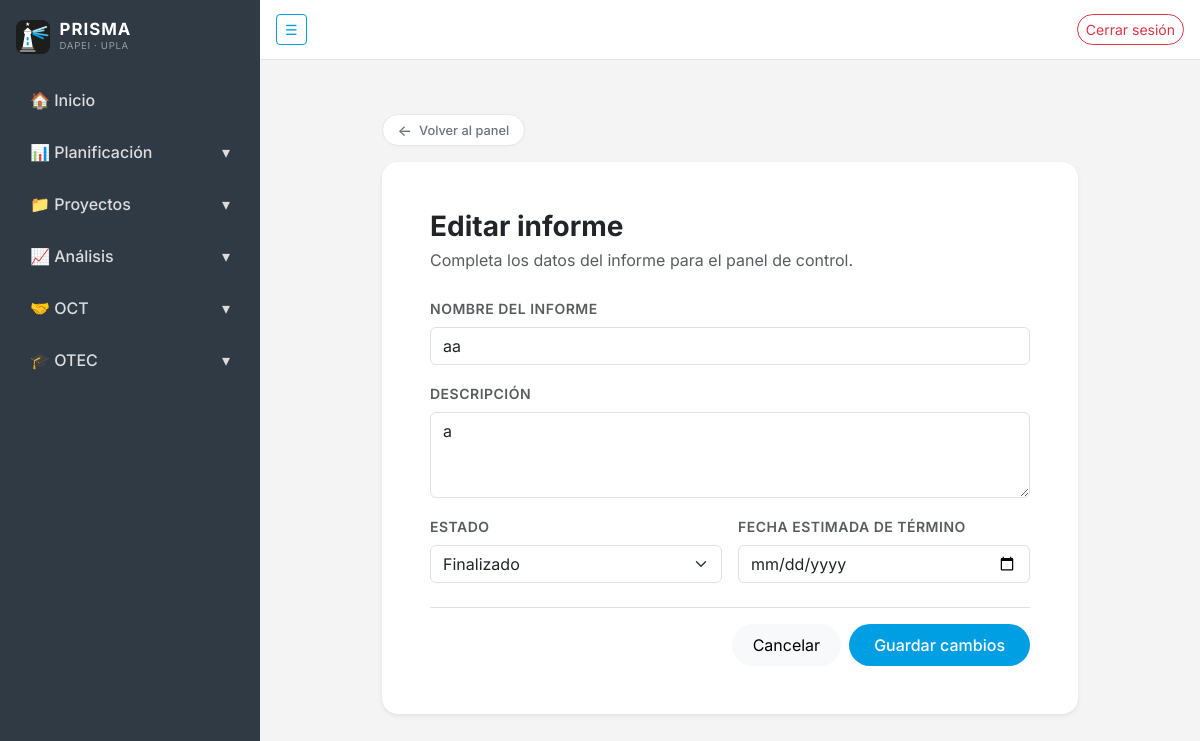
The app's page /analisis/informes/2/editar/ (signed in) with its own data.
### analisis/models.py (models this page shows, shortened)
class Informe(models.Model):
    class Estado(models.TextChoices):
        PENDIENTE = "PENDIENTE", "Pendiente"
        EN_PROCESO = "EN_PROCESO", "En proceso"
        EN_REVISION = "EN_REVISION", "En revisión"
        FINALIZADO = "FINALIZADO", "Finalizado"
        SUSPENDIDO = "SUSPENDIDO", "Suspendido"
    nombre = models.CharField(max_length=255)
    descripcion = models.TextField(max_length=1000)
    estado = models.CharField(
        max_length=20,
        choices=Estado.choices,
        default=Estado.PENDIENTE
    )
    fecha_estimada_termino = models.DateField(null=True, blank=True)
    responsable = models.ForeignKey(
        User,
        on_delete=models.SET_NULL,
        related_name="informes",
        null=True,
        blank=True,
    )
    fecha_creacion = models.DateTimeField(auto_now_add=True)
    fecha_actualizacion = models.DateTimeField(auto_now=True)
    class Meta:
        ordering = ["-fecha_creacion"]

### analisis/views.py (the view)
# urls.py: path("informes/<int:pk>/editar/", views.editar_informe, name="editar_informe"),
@login_required
def editar_informe(request, pk):
    from django.urls import reverse
    informe = get_object_or_404(Informe, pk=pk)
    if not puede_gestionar_informe(request.user, informe):
        raise PermissionDenied
    action_url = reverse("analisis:editar_informe", args=[pk])
    if request.method == "POST":
        snapshot = {
            "nombre": informe.nombre,
            "descripcion": informe.descripcion,
            "estado": informe.estado,
            "fecha_estimada_termino": informe.fecha_estimada_termino,
        }
        form = InformeForm(request.POST, instance=informe)
        if form.is_valid():
            informe = form.save()
            if snapshot["estado"] != informe.estado:
                MovimientoInforme.objects.create(
                    informe=informe,
                    usuario=request.user,
                    tipo=MovimientoInforme.Tipo.CAMBIO_ESTADO,
                    estado_anterior=snapshot["estado"],
                    estado_nuevo=informe.estado,
                    detalle=(
                        f'Estado: "{Informe.Estado(snapshot["estado"]).label}" → '
                        f'"{Informe.Estado(informe.estado).label}".'
                    ),
                )
            cambios = []
            if snapshot["nombre"] != informe.nombre:
                cambios.append(f'Nombre: "{snapshot["nombre"]}" → "{informe.nombre}".')
            if snapshot["descripcion"] != informe.descripcion:
                cambios.append("Descripción actualizada.")
            if snapshot["fecha_estimada_termino"] != informe.fecha_estimada_termino:
                def _f(d):
                    return d.strftime("%d/%m/%Y") if d else "sin fecha"
                cambios.append(
                    f'Fecha estimada: {_f(snapshot["fecha_estimada_termino"])} → '
                    f'{_f(informe.fecha_estimada_termino)}.'
                )
            if cambios:
                MovimientoInforme.objects.create(
                    informe=informe,
                    usuario=request.user,
                    tipo=MovimientoInforme.Tipo.EDICION,
                    detalle=" ".join(cambios),
                )
            messages.success(request, "Informe actualizado correctamente.")
            if _is_htmx(request):
                resp = HttpResponse(status=204)
                resp["HX-Refresh"] = "true"
                return resp
            return redirect("analisis:panel_informes")
    else:
        form = InformeForm(instance=informe)
    return _form_response(request, form, informe=informe, modo="editar", action_url=action_url)

### analisis/forms.py
class InformeForm(forms.ModelForm):
    class Meta:
        model = Informe
        fields = [
            "nombre",
            "descripcion",
            "estado",
            "fecha_estimada_termino",
        ]
        widgets = {
            "nombre": forms.TextInput(attrs={
                "class": "form-control",
            }),
            "descripcion": forms.Textarea(attrs={
                "class": "form-control",
                "rows": 3,
                "maxlength": 1000,
            }),
            "estado": forms.Select(attrs={
                "class": "form-select",
            }),
            "fecha_estimada_termino": forms.DateInput(attrs={
                "class": "form-control",
                "type": "date",
            }),
        }

### analisis/views.py (called while the page is built)
def es_encargado_analisis(user):
    return user.is_authenticated and (
        user.is_superuser or user.groups.filter(name="encargado_analisis").exists()
    )

def puede_gestionar_informe(user, informe):
    return es_encargado_analisis(user) or informe.responsable_id == user.id

def _is_htmx(request):
    return request.headers.get("HX-Request") == "true"

def _form_response(request, form, informe=None, modo="crear", action_url=""):
    template = "analisis/_informe_form.html" if _is_htmx(request) else "analisis/informe_form.html"
    return render(request, template, {
        "form": form,
        "informe": informe,
        "modo": modo,
        "action_url": action_url,
    })

### analisis/templates/analisis/informe_form.html (shortened to what this page needs)
{% extends "core/base.html" %}
{% block content %}
<div class="container py-4" style="max-width: 720px;">
    <a href="{% url 'analisis:panel_informes' %}" class="btn-volver mb-3">
        <span class="arrow">←</span> Volver al panel
    </a>
    <div class="card border-0 shadow-sm" style="border-radius: 16px;">
        <div class="card-body p-4 p-md-5">
            <h3 class="fw-bold mb-1">
                {% if modo == "editar" %}Editar informe{% else %}Nuevo informe{% endif %}
            </h3>
            <p class="text-muted mb-4">
                Completa los datos del informe para el panel de control.
            </p>
            <div id="informe-form-wrapper">
                {% include "analisis/_informe_form.html" %}
            </div>
        </div>
    </div>
</div>
{% endblock %}

### analisis/templates/analisis/_informe_form.html (shortened to what this page needs)
{% load static %}
<form method="post"
      action="{{ action_url }}"
      hx-post="{{ action_url }}"
      hx-target="#informe-form-wrapper"
      hx-swap="innerHTML"
      novalidate>
    <div class="mb-3">
        <label class="form-label fw-semibold small text-uppercase text-muted"
               style="letter-spacing:.5px;">
            Nombre del informe
        </label>
        {{ form.nombre }}
    </div>
    <div class="mb-3">
        <label class="form-label fw-semibold small text-uppercase text-muted"
               style="letter-spacing:.5px;">
            Descripción
        </label>
        {{ form.descripcion }}
    </div>
    <div class="row g-3">
        <div class="col-md-6">
            <label class="form-label fw-semibold small text-uppercase text-muted"
                   style="letter-spacing:.5px;">
                Estado
            </label>
            {{ form.estado }}
        </div>
        <div class="col-md-6">
            <label class="form-label fw-semibold small text-uppercase text-muted"
                   style="letter-spacing:.5px;">
                Fecha estimada de término
            </label>
            {{ form.fecha_estimada_termino }}
        </div>
    </div>
    <div class="d-flex justify-content-end gap-2 mt-4 pt-3 border-top">
        <button type="button" class="btn btn-light"
                data-bs-dismiss="modal"
                style="border-radius:999px; padding:.5rem 1.25rem;">
            Cancelar
        </button>
        <button type="submit" class="btn"
                style="background-color:#009fe3; color:#fff; border-radius:999px; padding:.5rem 1.5rem; font-weight:500;">
            {% if modo == "editar" %}Guardar cambios{% else %}Crear informe{% endif %}
        </button>
    </div>
</form>

### core/templates/core/base.html (style rules this page uses)
:root { --font-sans: 'Inter', -apple-system, BlinkMacSystemFont, 'Segoe UI', Roboto, sans-serif; --font-mono: 'JetBrains Mono', ui-monospace, 'SFMono-Regular', Menlo, monospace; }
body { overflow-x: hidden; background-color: #f4f4f4; color: #565656; font-family: var(--font-sans); font-feature-settings: 'cv02', 'cv03', 'cv04', 'cv11'; -webkit-font-smoothing: antialiased; -moz-osx-font-smoothing: grayscale; }
.btn-volver { display: inline-flex; align-items: center; gap: .45rem; background: #ffffff; border: 1px solid #e5e7eb; color: #6b7280; border-radius: 999px; padding: .35rem .9rem; font-size: .8rem; font-weight: 500; text-decoration: none; transition: all .15s ease; box-shadow: 0 1px 2px rgba(0,0,0,0.03); }
.btn-volver .arrow { display: inline-block; font-size: .95rem; line-height: 1; transition: transform .15s ease; }

### records on screen
Informe: nombre "aa", descripcion "a", estado "Finalizado"
